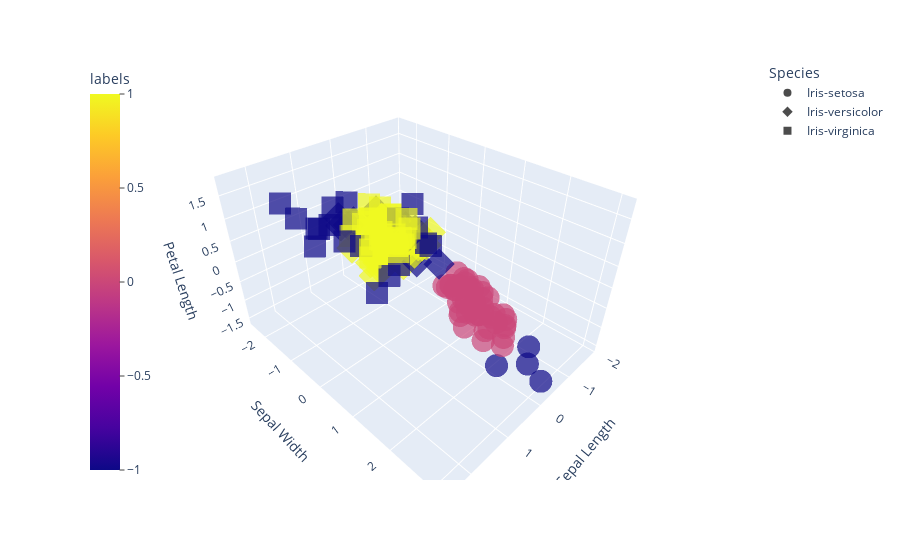

Notebook code for this chart:
### Markdown cell above
Plotting the Original Data

### Code cell
# Creating a 3D Plot
fig = px.scatter_3d(dbscan_iris_df, x='Sepal Length', y='Sepal Width', z='Petal Length', color='labels', symbol='Species', opacity=0.7)
fig.update_layout(coloraxis_colorbar=dict(yanchor="top", y=1, x=0, ticks="outside"))
fig.show()
